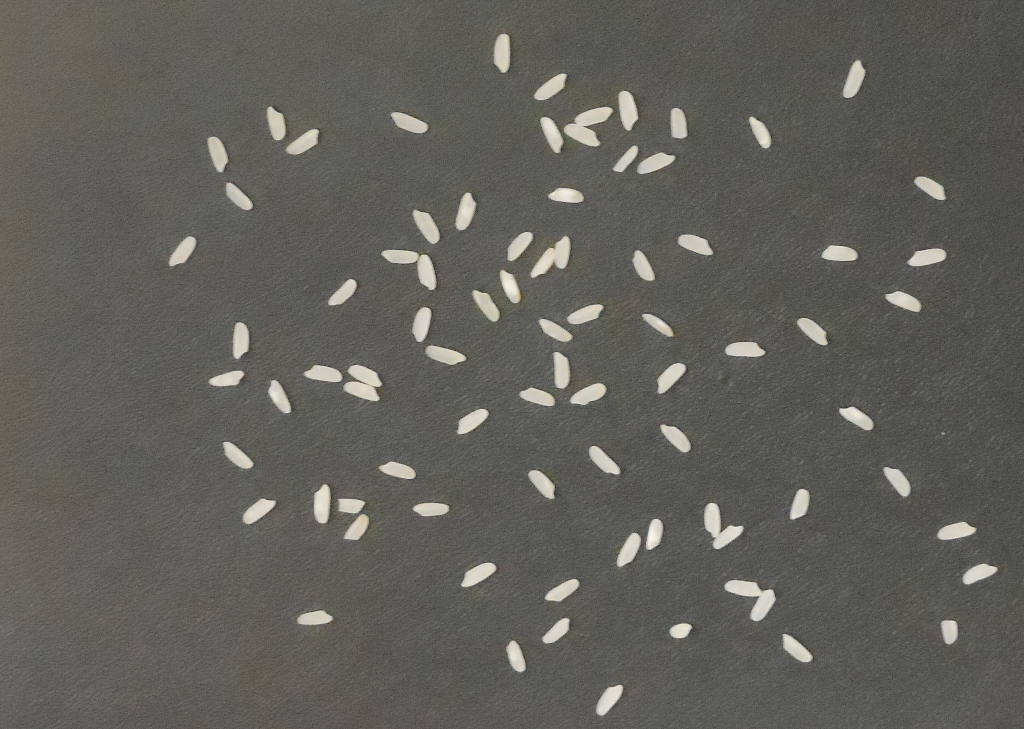
#> input picture 04_rice/82.bmp, 1024 x 729 px; the run also reads 1 picture not shown here
$ python main.py
#> lines starting #> are read from the running program, lines starting #| are printed output that depends on the picture; after the words box and inside, x2 and y2 are one past the last pixel; in counts of white or black regions, pixels touching at a corner belong together; long printed decimals are rounded
from math import sqrt
import numpy as np
import cv2
from matplotlib import pyplot as plt
import sys

np.set_printoptions(threshold=sys.maxsize)

INPUT_IMAGE = '82.bmp'

pxBlob = -1

def flood (label, labelMatrix, y0, x0, n_pixels):
    global pxBlob
    #print('flood')
    labelMatrix[y0,x0] = label
    rows, cols = labelMatrix.shape
    pxBlob += 1
    n_pixels += 1
    n = 0
    # armazenamento temporário da saída de flood (chamada recursiva) para comparação com info (abaixo)
    temp = {
        'T': y0,
        'L': x0,
        'B': y0,
        'R': x0,
        'n_pixels': 0
    }


    # output da função flood
    info = {
        'T': temp['T'],
        'L': temp['L'],
        'B': temp['B'],
        'R': temp['R'],
        'n_pixels': n_pixels
    }

    # vetores de vizinhos para iteração, cuidando das bordas da imagem
    n0 = labelMatrix[y0+1, x0] if (y0+1) < rows else 0
    n1 = labelMatrix[y0, x0+1] if (x0+1) < cols else 0
    n2 = labelMatrix[y0, x0-1] if (x0-1) >= 0 else 0
    n3 = labelMatrix[y0-1, x0] if (y0-1) >= 0 else 0

    neighbors = [n0, n1, n2, n3]
    neighborsIndex = [[y0+1, x0], [y0, x0+1], [y0, x0-1], [y0-1, x0]]

    # para cada vizinho...
    for index in range(len(neighbors)):

        # check for image bounds
        # if ((index == 0 and (y0+1) < rows) or (index == 1 and (x0+1) < cols) or (index == 2 and (x0-1) >= 0) or (index == 3 and (y0-1) >= 0)):
            # se o vizinho é de interesse e não foi visitado...
        if (neighbors[index] == -1):
            # flood fill no vizinho
            # print(n)
            # print(labelMatrix)
            temp = flood(label, labelMatrix, neighborsIndex[index][0], neighborsIndex[index][1], n_pixels)
            #print(temp)
        # verifica se as bordas aumentaram
        if (temp['T'] < info['T']):
            info['T'] = temp['T']
        if (temp['B'] > info['B']):
            info['B'] = temp['B']
        if (temp['L'] < info['L']):
            info['L'] = temp['L']
        if (temp['R'] > info['R']):
            info['R'] = temp['R']
        # soma os pixels de temp à saída atual de flood
        n += temp['n_pixels']

    info['n_pixels'] = n_pixels + n
    # print(info['n_pixels'])
    return info

#-------------------------------------------------------------------------------

def rotula (img, largura_min=0, altura_min=0, n_pixels_min=0):

    global pxBlob

    rows, cols = img.shape

    labelMatrix = np.empty((rows, cols))
    outputList = []
    sizeList = []

    # Rotula os pixels de interesse como não percorridos
    for row in range(rows):
        for col in range(cols):
            if (img[row, col] == 0):
                labelMatrix[row, col] = 0
            else:
                labelMatrix[row, col] = -1
    # print(labelMatrix)
    # recursão
    sys.setrecursionlimit(5000)
    label = 1
    # para cada pixel...
    for row in range(rows):
        for col in range(cols):
            # flood fill no pixel, se é de interesse e não visitado
            if (labelMatrix[row, col] == -1):
                pxBlob = -1
                n_pixels = 0
                info = flood(label, labelMatrix, row, col, n_pixels)
                component = {
                    "label": label,
                    "n_pixels": info['n_pixels'],
                    'T': info['T'],
                    'L': info['L'],
                    'B': info['B'],
                    'R': info['R']
                }
                # print(component['n_pixels'])
                # verifica se componente tem as dimensões mínimas e adiciona à saída de rotula
                if (component['n_pixels'] > n_pixels_min):
                    outputList.append(component)
                    label += 1
                    sizeList.append(pxBlob)

    return outputList, sizeList


def main():
    hist = 1
    img = cv2.imread(INPUT_IMAGE, cv2.IMREAD_COLOR)
#> img is the input picture: shape (729, 1024, 3); mean B, G, R 90.4, 95.9, 96.8
    imgTeste = cv2.imread("n1px.bmp", cv2.IMREAD_COLOR)
    imgTeste = cv2.cvtColor(imgTeste, cv2.COLOR_BGR2GRAY)
#> imgTeste: shape (34, 39)

    img1px = np.zeros((50, 50))
    img1px[20, 20], img1px[20, 21], img1px[21, 20], img1px[21, 21] = 255, 255, 255, 255
    img1px = img1px.astype(np.float32)
    #print(img1px)

    imgGray = cv2.cvtColor(img, cv2.COLOR_BGR2GRAY)
    img255 = np.copy(imgGray)
    imgFloat = imgGray.astype(np.float32) / 255
    # print(img)
    cv2.imshow('IMG', imgFloat)

    imgBlur = cv2.medianBlur(img255, 7)

    imgCanny = cv2.Canny(imgBlur, 100, 110)
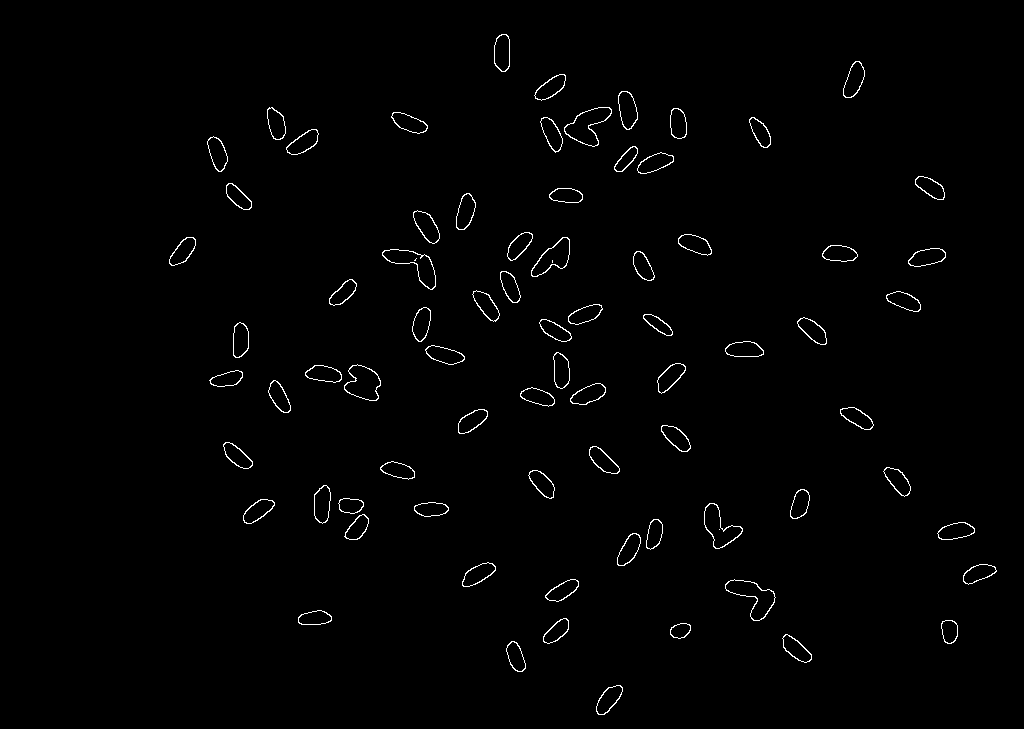
#> imgCanny: shape (729, 1024); 1% white in thin lines or dots, all inside (x1, y1, x2, y2) = (169, 34, 997, 715)
    cv2.imshow('Canny', imgCanny)

    #hist = cv2.calcHist([img255],[0],None,[256],[0,256])
    img_median = cv2.medianBlur(imgFloat, 5)
    img_median = cv2.medianBlur(img_median, 5)
    cv2.imshow('median twice', img_median)

    img_gaussian = cv2.GaussianBlur(img_median, (301, 301), 0)
    blobs = img_median - img_gaussian
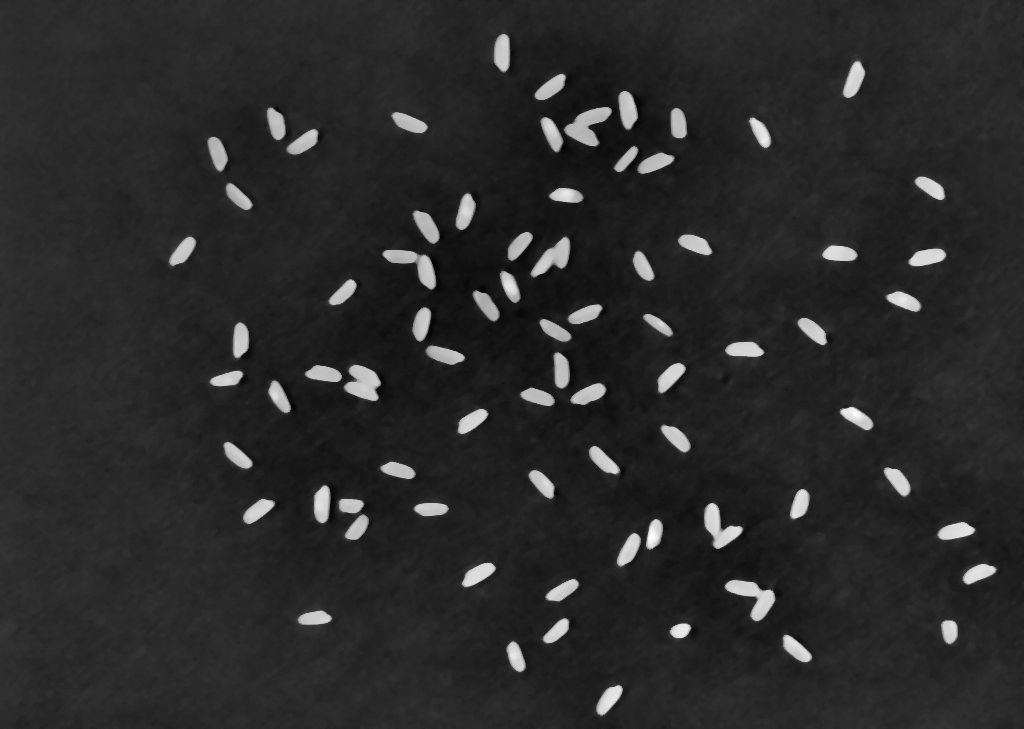
#> blobs: shape (729, 1024) float32; min -0.113, max 0.554, mean -8.66e-06; drawn with min black and max white
    blobs = np.where(blobs < 0, 0, blobs)
    cv2.imshow('Blobs', blobs)
    cv2.imshow('Gaussian', img_gaussian)

    ret2,otsu = cv2.threshold((blobs * 255).astype(np.uint8),0,255,cv2.THRESH_BINARY+cv2.THRESH_OTSU)
#> otsu: shape (729, 1024); 4.5% white; 76 white regions, largest, box (x1, y1, x2, y2) and area: (564, 107, 612, 146) 925, (725, 580, 775, 621) 922, (344, 365, 381, 401) 857
#> ret2 = 49
    cv2.imshow('otsu', otsu)

    kernel = np.ones((3, 3))

    erosion = cv2.erode(otsu, kernel, iterations=1)
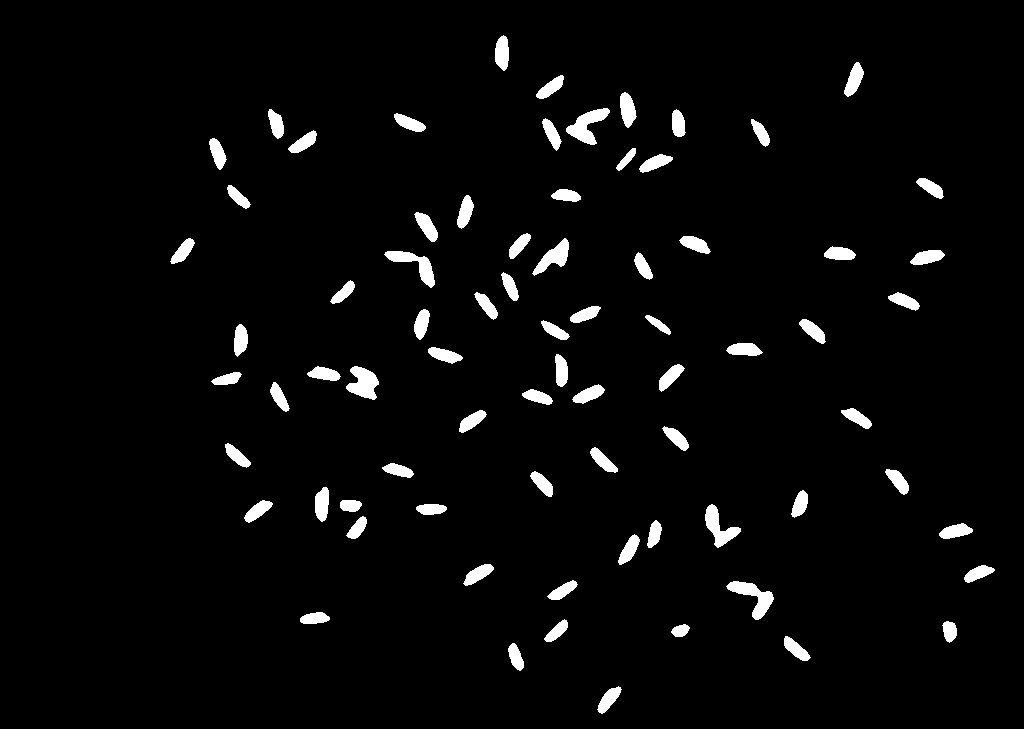
#> erosion: shape (729, 1024); 3.4% white; 76 white regions, largest, box (x1, y1, x2, y2) and area: (566, 108, 610, 145) 735, (726, 581, 774, 620) 730, (346, 366, 379, 400) 693
    closing = cv2.dilate(erosion, kernel, iterations=1)
#> closing: shape (729, 1024); 4.5% white; 76 white regions, largest, box (x1, y1, x2, y2) and area: (725, 580, 775, 621) 922, (565, 107, 611, 146) 921, (345, 365, 380, 401) 853
    cv2.imshow('closing', closing)

    components, sizeList = rotula(closing)
    sizeListCopy = np.copy(sizeList)
    sizeList.sort()
    print(sizeList)
#> (printed output is left out)
    medianaTamanhos = np.median(sizeList)
    media = np.mean(sizeList)
    std = np.std(sizeList)

    print("Mediana = ", medianaTamanhos)
#| Mediana =  801.0
    print("Média = ", media)
#| Média =  836.158
    print("Desvio Padrão = ", std)
#| Desvio Padrão =  249.243

    for c in components:
        cv2.rectangle (img, (c ['L'], c ['T']), (c ['R'], c ['B']), (0, 255, 0))
#> this loop made 76 passes
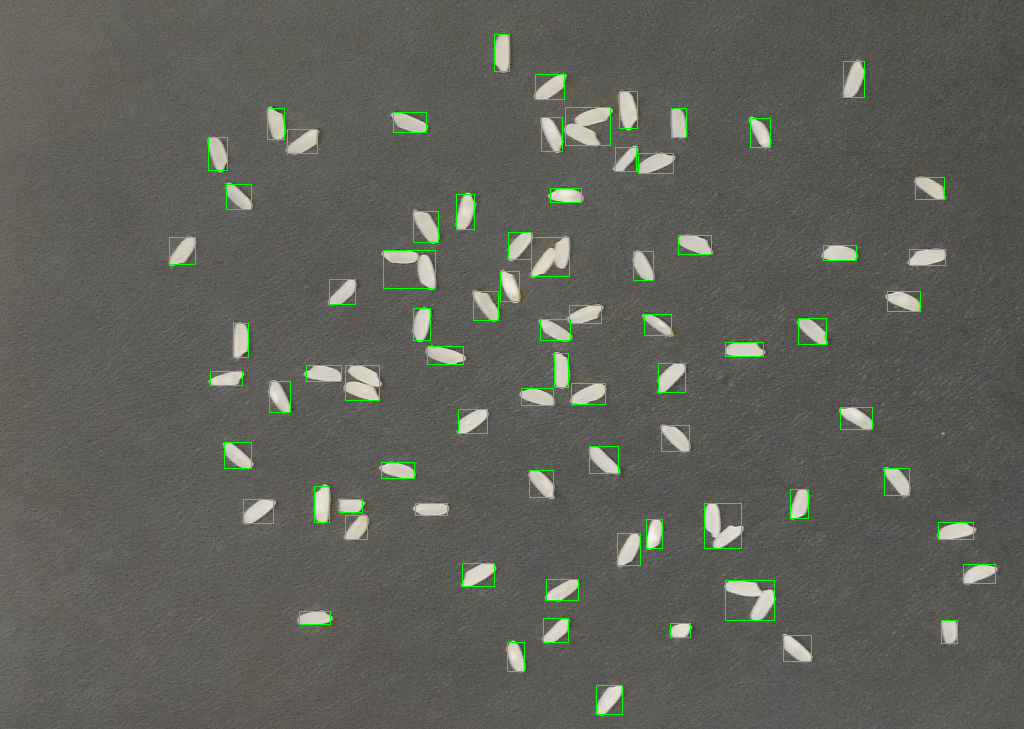
#> img: shape (729, 1024, 3); mean B, G, R 89.2, 97.4, 95.5


    figure, axis = plt.subplots(3, 2)

    bp = axis[0, 0].boxplot(sizeList)
    axis[0, 0].set_title('Boxplot 1')

    axis[0, 1].violinplot(sizeList)
    axis[0, 1].set_title('Violin 1')

    # print(bp['caps'][0].get_ydata())

    dict1 = {}
    # dict1['label'] = labels[0]
    dict1['lower_whisker'] = bp['whiskers'][0].get_ydata()[1]
    dict1['lower_quartile'] = bp['boxes'][0].get_ydata()[1]
    dict1['median'] = bp['medians'][0].get_ydata()[1]
    dict1['upper_quartile'] = bp['boxes'][0].get_ydata()[2]
    dict1['upper_whisker'] = bp['whiskers'][0].get_ydata()[1]
    print(dict1)
#| {'lower_whisker': 526.0, 'lower_quartile': 718.75, 'median': 801.0, 'upper_quartile': 849.5, 'upper_whisker': 526.0}

    sum = 0
    count = 0
    for i in sizeList:
        if (i >= dict1['lower_quartile'] and i <= dict1['median']):
            sum += i
            count += 1
#> this loop made 76 passes
#> i on passes 1 to 12: 446, 493, 526, 544, 591, 656, 658, 672, 673, 674, 678, 679
    meanRice = sum / count

    sum = 0
    count = 0
    for i in sizeList:
        if (i >= dict1['lower_whisker'] and i <= dict1['lower_quartile']):
            sum += i
            count += 1
    meanSmallRice = sum / count

    print('Arroz pequeno médio: ', meanSmallRice)
#| Arroz pequeno médio:  660.176
    print('Arroz médio: ', meanRice)
#| Arroz médio:  762.053

    riceCount = 0
    notRemainder = 0
    remainders = []
    denominador = meanRice
    for blob in range(len(sizeList)):
        if sizeList[blob] <= meanRice:
            component = components[np.where(sizeListCopy == sizeList[blob])[0][0]]
            cv2.putText(img, '1', (component['L'], component['T']), cv2.FONT_HERSHEY_COMPLEX, 0.5, (0, 255, 0), 1, cv2.LINE_AA)
            riceCount += 1
            notRemainder += 1
        else:
            component = components[np.where(sizeListCopy == sizeList[blob])[0][0]]
            riceCount += sizeList[blob] // denominador
            notRemainder += sizeList[blob] // denominador
            remainder = sizeList[blob] % denominador
            cv2.putText(img, str(int(sizeList[blob] // denominador) + int(remainder // (denominador / 2))), (component['L'], component['T']), cv2.FONT_HERSHEY_COMPLEX, 0.5, (0, 255, 0), 1, cv2.LINE_AA)
            remainders.append(remainder)
            riceCount += remainder // (denominador / 2)
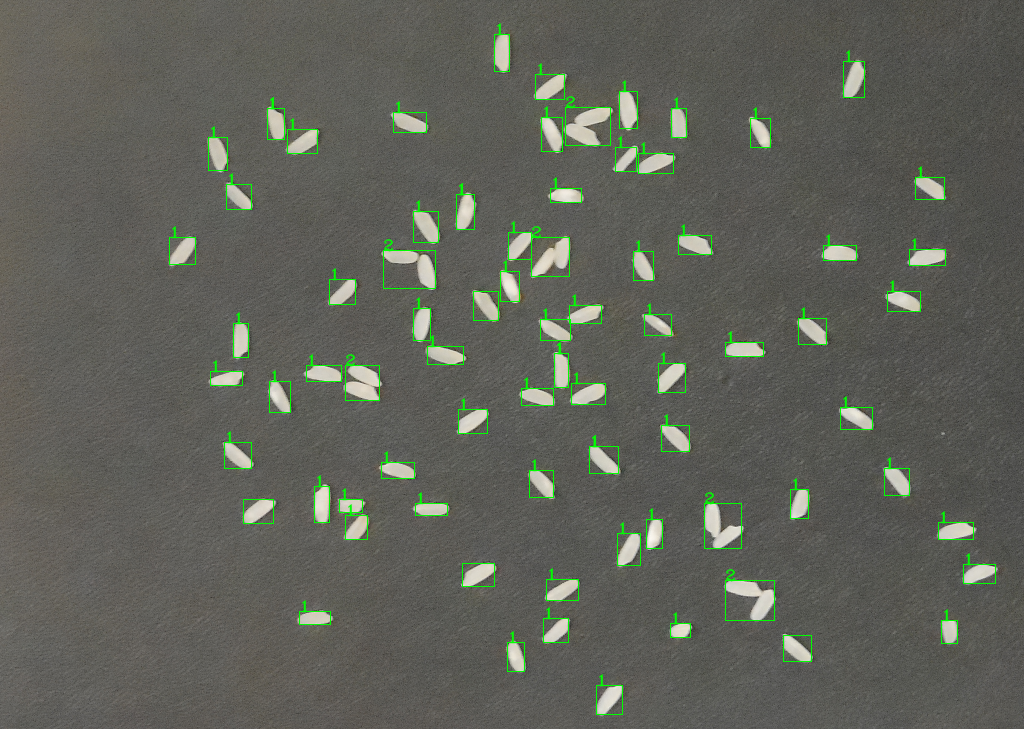
#> img: shape (729, 1024, 3); 0.55% of pixels changed, all inside (x1, y1, x2, y2) = (172, 23, 972, 687)
            # print('Resto: ', blob % meanRice)

    print('Not Remainder: ', notRemainder)
#| Not Remainder:  81.0
    print('Remainder: ', len(remainders))
#| Remainder:  48
    print('Rice Count: ', riceCount)
#| Rice Count:  82.0

    tinyRices = []
    for i in sizeList:
        if i < dict1['lower_quartile']:
            tinyRices.append(i)

    axis[1, 0].boxplot(remainders)
    axis[1, 0].set_title('BoxPlot Remainders')

    axis[1, 1].violinplot(remainders)
    axis[1, 1].set_title('Violin Remainders')

    axis[2, 0].boxplot(tinyRices)
    axis[2, 0].set_title('BoxPlot Tiny Rices')

    axis[2, 1].violinplot(tinyRices)
    axis[2, 1].set_title('Violin Tiny Rices')

    cv2.imshow('Rect', img)

    if hist:
        figure, axis = plt.subplots(3, 1)
        figure.set_label('Histograms')
        axis[0].hist((imgFloat*255).ravel(),255,[0,255])
        axis[0].set_title('Original Image')
        axis[1].hist((blobs * 255).ravel(),255,[0,255])
        axis[1].set_title('Blobs')
        axis[2].hist((img_median * 255).ravel(),255,[0,255])
        axis[2].set_title('Median')

    plt.show()
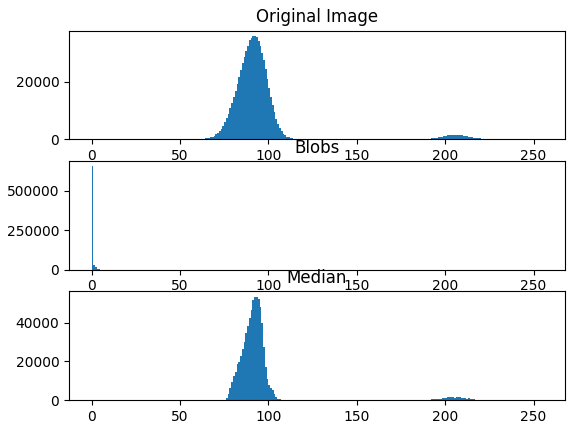
#> figure drawn by matplotlib, 3 panels; panel 1: tallest bar 36050 high, from x = 91 to 92; panel 2: tallest bar 653484 high, from x = 0 to 1; panel 3: tallest bar 53482 high, from x = 92 to 93
    cv2.waitKey()
    cv2.destroyAllWindows()

if __name__ == '__main__':
    main()
